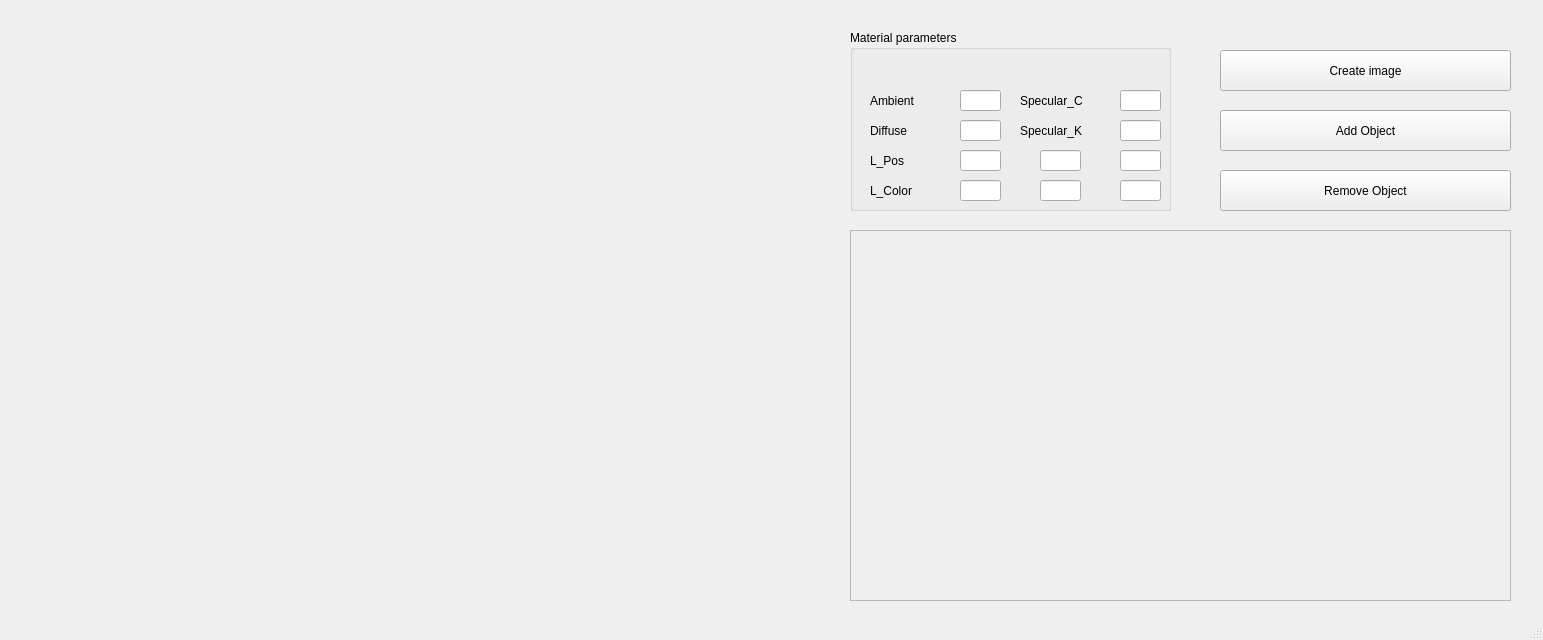
<?xml version="1.0" encoding="UTF-8"?>
<ui version="4.0">
 <class>MainWindow</class>
 <widget class="QMainWindow" name="MainWindow">
  <property name="geometry">
   <rect>
    <x>0</x>
    <y>0</y>
    <width>1543</width>
    <height>640</height>
   </rect>
  </property>
  <property name="windowTitle">
   <string>MainWindow</string>
  </property>
  <widget class="QWidget" name="centralwidget">
   <widget class="QPushButton" name="pushButton">
    <property name="geometry">
     <rect>
      <x>1220</x>
      <y>50</y>
      <width>291</width>
      <height>41</height>
     </rect>
    </property>
    <property name="text">
     <string>Create image</string>
    </property>
   </widget>
   <widget class="QLabel" name="label">
    <property name="geometry">
     <rect>
      <x>30</x>
      <y>20</y>
      <width>800</width>
      <height>600</height>
     </rect>
    </property>
    <property name="text">
     <string/>
    </property>
   </widget>
   <widget class="QPushButton" name="pushButton_2">
    <property name="geometry">
     <rect>
      <x>1220</x>
      <y>170</y>
      <width>291</width>
      <height>41</height>
     </rect>
    </property>
    <property name="text">
     <string>Remove Object</string>
    </property>
   </widget>
   <widget class="QPushButton" name="pushButton_3">
    <property name="geometry">
     <rect>
      <x>1220</x>
      <y>110</y>
      <width>291</width>
      <height>41</height>
     </rect>
    </property>
    <property name="text">
     <string>Add Object</string>
    </property>
   </widget>
   <widget class="QGroupBox" name="groupBox_2">
    <property name="geometry">
     <rect>
      <x>850</x>
      <y>30</y>
      <width>321</width>
      <height>181</height>
     </rect>
    </property>
    <property name="title">
     <string>Material parameters</string>
    </property>
    <widget class="QLabel" name="label_18">
     <property name="geometry">
      <rect>
       <x>20</x>
       <y>60</y>
       <width>71</width>
       <height>21</height>
      </rect>
     </property>
     <property name="text">
      <string>Ambient</string>
     </property>
    </widget>
    <widget class="QLabel" name="label_19">
     <property name="geometry">
      <rect>
       <x>20</x>
       <y>90</y>
       <width>71</width>
       <height>21</height>
      </rect>
     </property>
     <property name="text">
      <string>Diffuse</string>
     </property>
    </widget>
    <widget class="QLabel" name="label_20">
     <property name="geometry">
      <rect>
       <x>170</x>
       <y>60</y>
       <width>91</width>
       <height>21</height>
      </rect>
     </property>
     <property name="text">
      <string>Specular_C</string>
     </property>
    </widget>
    <widget class="QLineEdit" name="amb">
     <property name="geometry">
      <rect>
       <x>110</x>
       <y>60</y>
       <width>41</width>
       <height>21</height>
      </rect>
     </property>
     <property name="font">
      <font>
       <pointsize>9</pointsize>
      </font>
     </property>
    </widget>
    <widget class="QLineEdit" name="diff">
     <property name="geometry">
      <rect>
       <x>110</x>
       <y>90</y>
       <width>41</width>
       <height>21</height>
      </rect>
     </property>
     <property name="font">
      <font>
       <pointsize>9</pointsize>
      </font>
     </property>
    </widget>
    <widget class="QLineEdit" name="s_c">
     <property name="geometry">
      <rect>
       <x>270</x>
       <y>60</y>
       <width>41</width>
       <height>21</height>
      </rect>
     </property>
     <property name="font">
      <font>
       <pointsize>9</pointsize>
      </font>
     </property>
    </widget>
    <widget class="QLineEdit" name="s_k">
     <property name="geometry">
      <rect>
       <x>270</x>
       <y>90</y>
       <width>41</width>
       <height>21</height>
      </rect>
     </property>
     <property name="font">
      <font>
       <pointsize>9</pointsize>
      </font>
     </property>
    </widget>
    <widget class="QLabel" name="label_21">
     <property name="geometry">
      <rect>
       <x>170</x>
       <y>90</y>
       <width>91</width>
       <height>21</height>
      </rect>
     </property>
     <property name="text">
      <string>Specular_K</string>
     </property>
    </widget>
    <widget class="QLineEdit" name="l_x">
     <property name="geometry">
      <rect>
       <x>110</x>
       <y>120</y>
       <width>41</width>
       <height>21</height>
      </rect>
     </property>
     <property name="font">
      <font>
       <pointsize>9</pointsize>
      </font>
     </property>
    </widget>
    <widget class="QLineEdit" name="l_z">
     <property name="geometry">
      <rect>
       <x>270</x>
       <y>120</y>
       <width>41</width>
       <height>21</height>
      </rect>
     </property>
     <property name="font">
      <font>
       <pointsize>9</pointsize>
      </font>
     </property>
    </widget>
    <widget class="QLineEdit" name="l_y">
     <property name="geometry">
      <rect>
       <x>190</x>
       <y>120</y>
       <width>41</width>
       <height>21</height>
      </rect>
     </property>
     <property name="font">
      <font>
       <pointsize>9</pointsize>
      </font>
     </property>
    </widget>
    <widget class="QLineEdit" name="l_g">
     <property name="geometry">
      <rect>
       <x>190</x>
       <y>150</y>
       <width>41</width>
       <height>21</height>
      </rect>
     </property>
     <property name="font">
      <font>
       <pointsize>9</pointsize>
      </font>
     </property>
    </widget>
    <widget class="QLineEdit" name="l_r">
     <property name="geometry">
      <rect>
       <x>110</x>
       <y>150</y>
       <width>41</width>
       <height>21</height>
      </rect>
     </property>
     <property name="font">
      <font>
       <pointsize>9</pointsize>
      </font>
     </property>
    </widget>
    <widget class="QLineEdit" name="l_b">
     <property name="geometry">
      <rect>
       <x>270</x>
       <y>150</y>
       <width>41</width>
       <height>21</height>
      </rect>
     </property>
     <property name="font">
      <font>
       <pointsize>9</pointsize>
      </font>
     </property>
    </widget>
    <widget class="QLabel" name="label_22">
     <property name="geometry">
      <rect>
       <x>20</x>
       <y>120</y>
       <width>71</width>
       <height>21</height>
      </rect>
     </property>
     <property name="text">
      <string>L_Pos</string>
     </property>
    </widget>
    <widget class="QLabel" name="label_23">
     <property name="geometry">
      <rect>
       <x>20</x>
       <y>150</y>
       <width>71</width>
       <height>21</height>
      </rect>
     </property>
     <property name="text">
      <string>L_Color</string>
     </property>
    </widget>
   </widget>
   <widget class="QScrollArea" name="scrollArea">
    <property name="geometry">
     <rect>
      <x>850</x>
      <y>230</y>
      <width>661</width>
      <height>371</height>
     </rect>
    </property>
    <property name="widgetResizable">
     <bool>true</bool>
    </property>
    <widget class="QWidget" name="scrollAreaWidgetContents">
     <property name="geometry">
      <rect>
       <x>0</x>
       <y>0</y>
       <width>659</width>
       <height>369</height>
      </rect>
     </property>
    </widget>
   </widget>
  </widget>
  <widget class="QStatusBar" name="statusbar"/>
 </widget>
 <resources/>
 <connections/>
</ui>
